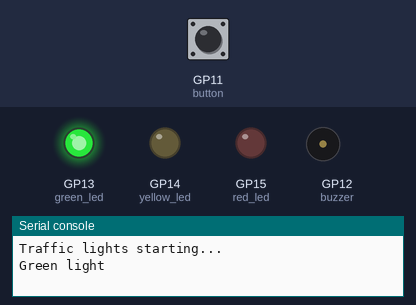
Simulated run of this program. Board: Raspberry Pi Pico running MicroPython. On the bench: output pins drawn as LEDs (lit = HIGH), buzzer (waves = sounding), the last lines printed to the serial console. Inputs (shaded band) come from the test bench; at power-on: GP11 (button) LOW.

Above: at 1.2 s.
1.3 s: GP11 (button) pulled HIGH for 2.7 s
At 4.3 s:
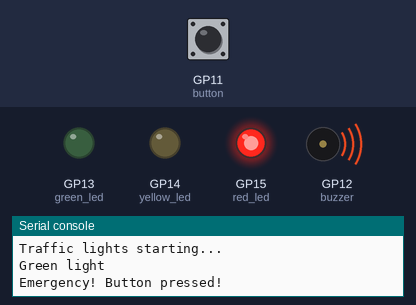
At 11.6 s:
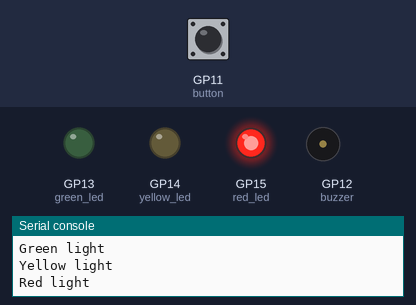
Timing chart, 0 to 15.5 s (numbered marks = the images above; inputs shaded):
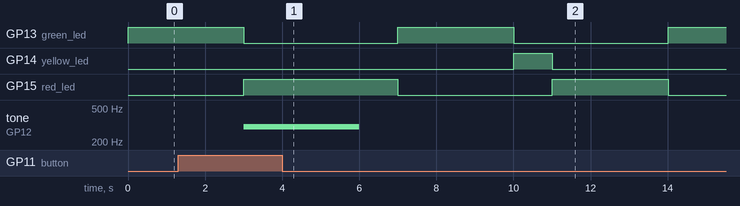

The program:

task5_traffic_lights.py
```python
# task5_traffic_lights.py - Traffic lights with buzzer alarm (C) Lassi Niitlahti

# This program simulates traffic lights that cycle through red, yellow, and green
# When the button is pressed, red light turns on and buzzer sounds
# After a delay, the buzzer stops and normal cycling resumes

from machine import Pin, PWM # type: ignore (VSCODE error bypass)
import time

# Set up the traffic light LEDs
red_led = Pin(15, Pin.OUT)
yellow_led = Pin(14, Pin.OUT)
green_led = Pin(13, Pin.OUT)

# Set up the buzzer with PWM for sound
buzzer = PWM(Pin(12))

# Set up the button with pull-down resistor
button = Pin(11, Pin.IN, Pin.PULL_DOWN)

# Function to turn all lights off
def all_lights_off():
    red_led.off()
    yellow_led.off()
    green_led.off()

# Function to sound the buzzer
def buzzer_on():
    buzzer.freq(300)  # Set frequency to 300 Hz
    buzzer.duty_u16(8192)  # 12,5% duty cycle

# Function to turn buzzer off
def buzzer_off():
    buzzer.duty_u16(0)

# Main program loop
print("Traffic lights starting...")

while True:
    # Check if button is pressed
    if button.value() == 1:
        # Emergency mode: Red light and buzzer
        all_lights_off()
        red_led.on()
        buzzer_on()
        print("Emergency! Button pressed!")

        # Wait while button is held and for 3 seconds after
        time.sleep(3)

        # Turn off buzzer but keep red light on briefly
        buzzer_off()
        time.sleep(1)

        print("Resuming normal operation...")

    # Normal traffic light cycle
    # Green light
    all_lights_off()
    green_led.on()
    print("Green light")
    time.sleep(3)

    # Check for button during green
    if button.value() == 1:
        continue

    # Yellow light
    all_lights_off()
    yellow_led.on()
    print("Yellow light")
    time.sleep(1)

    # Check for button during yellow
    if button.value() == 1:
        continue

    # Red light
    all_lights_off()
    red_led.on()
    print("Red light")
    time.sleep(3)

    # Small delay to avoid button bounce
    time.sleep(0.01)
```

Measured:
- after the input at 1.3 s, tone on GP12 (buzzer): silent → 300 Hz after 1.7 s, → silent 3.0 s later
- by itself, GP13 (green_led): alternates HIGH for 3.0 s and LOW for 4.0 s
